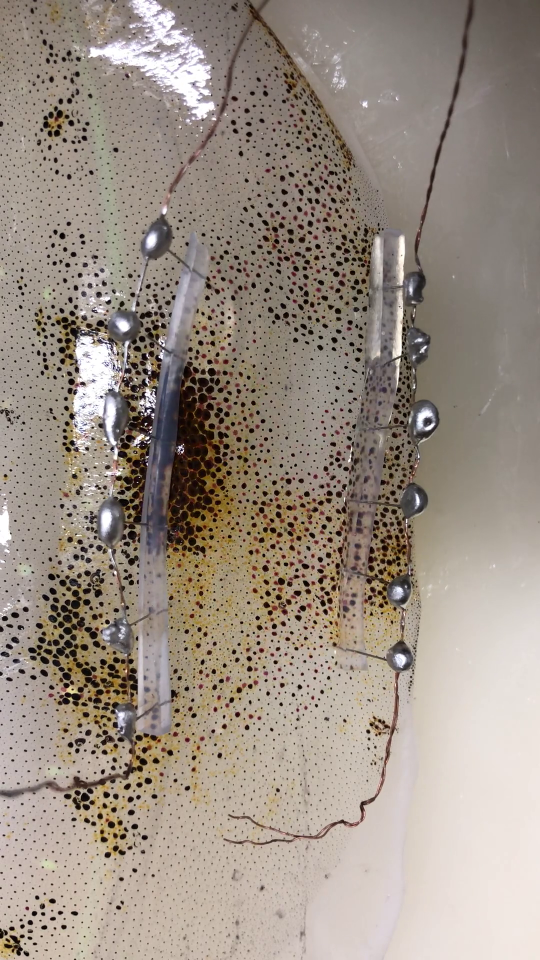
#> input picture RC/1/Try2_aiueo_volhalf/0004.png, 1080 x 1920 px (shown at 1/2 size)
$ python main.py
#> lines starting #> are read from the running program, lines starting #| are printed output that depends on the picture
### RC/1/generate_bgr.py
import cv2
import csv
import numpy as np
import glob

class ImageProcessing:

	def generate_bgr(reshaped_width, reshaped_height, Sample_picture, File):

#> called with reshaped_width = 60, reshaped_height = 80, Sample_picture = 'Try2_aiueo_volhalf/0004.png', File = 'Try2_aiueo_volhalf/*.png'
		sample = cv2.imread(Sample_picture)##連番画像のどれでもよいのでサンプル画像として指定
#> sample is the input picture: shape (1920, 1080, 3); mean B, G, R 132.8, 143.7, 155.5
		height, width, channel = sample.shape
#> height = 1920; width = 1080; channel = 3
		pixels = width * height
#> pixels = 2073600
		mesh_width = width/reshaped_width
#> mesh_width = 18
		mesh_height = height/reshaped_height
#> mesh_height = 24
		mesh_pixels = mesh_width * mesh_height
#> mesh_pixels = 432

		bgr_comp = np.zeros(int(pixels/mesh_pixels*3))
#> bgr_comp = 14400 values from 0 to 0

		files = glob.glob(File)##連番画像が保存されているフォルダを指定

		for file in files:

			img = cv2.imread(file)#読み込み

			reshaped_bgr_array = img.reshape(pixels, 3)

			split_bgr_array = np.hsplit(reshaped_bgr_array, 3)#bgrそれぞれの行列に分割
#> split_bgr_array = 3 items

			split_b_array = split_bgr_array[0]
			split_g_array = split_bgr_array[1]
			split_r_array = split_bgr_array[2]

			split_b_array_T = np.transpose(split_b_array)
			split_g_array_T = np.transpose(split_g_array)
			split_r_array_T = np.transpose(split_r_array)
			'''
			print(split_b_array_T)
			print(split_g_array_T)
			print(split_r_array_T)
			'''

			b_array = split_b_array_T.reshape([width, height])
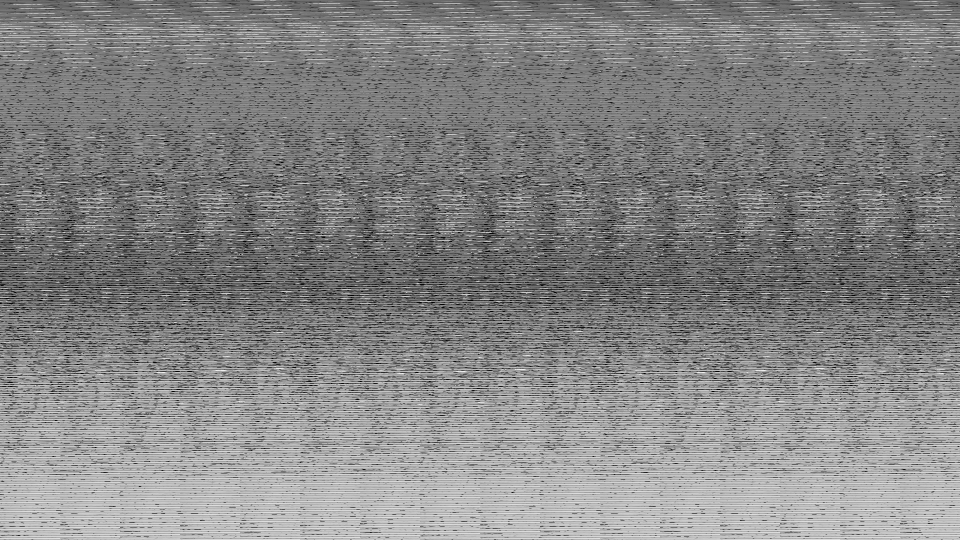
#> b_array: shape (1080, 1920) (shown at 1/2 size); min 0, max 255, mean 132.8
			g_array = split_g_array_T.reshape([width, height])
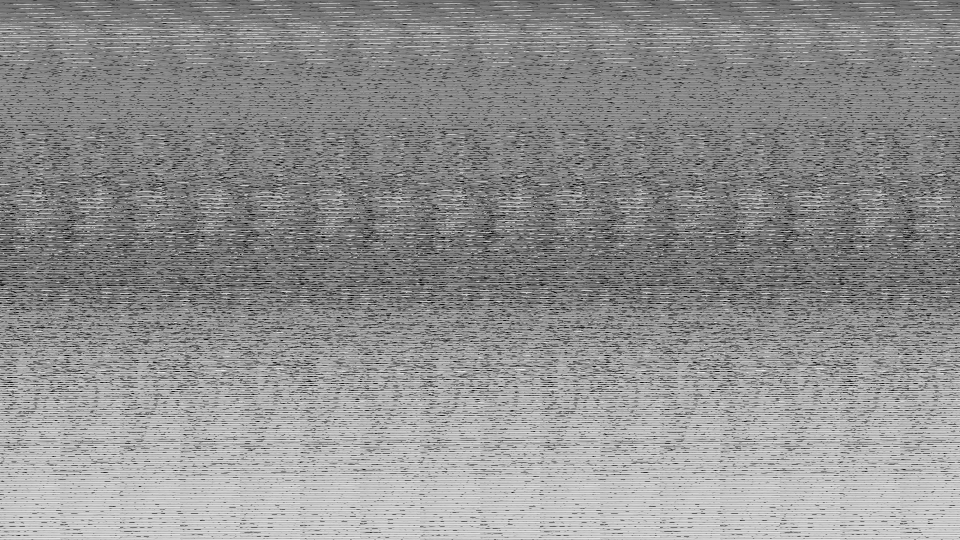
#> g_array: shape (1080, 1920) (shown at 1/2 size); min 0, max 255, mean 143.7
			r_array = split_r_array_T.reshape([width, height])
			'''
			print(reshaped_b_array)
			print(reshaped_g_array)
			print(reshaped_r_array)
			'''

			grid_b = b_array.reshape(int(pixels/mesh_pixels),int(mesh_width),int(mesh_height))
			grid_g = g_array.reshape(int(pixels/mesh_pixels),int(mesh_width),int(mesh_height))
			grid_r = r_array.reshape(int(pixels/mesh_pixels),int(mesh_width),int(mesh_height))

			i = 0
			stack = int(pixels/mesh_pixels)
#> stack = 4800
			b_mean = np.array([0])
			g_mean = np.array([0])
			r_mean = np.array([0])

			for i in range(stack):
				b_mean = np.append(b_mean, np.mean(grid_b[i]))
				g_mean = np.append(g_mean, np.mean(grid_g[i]))
				r_mean = np.append(r_mean, np.mean(grid_r[i]))
#> this loop made 4800 passes
#> (b_mean, g_mean, r_mean) on passes 1 to 3: ([0, 120.1], [0, 125.2], [0, 135.8]), ([0, 120.1, 104.8], [0, 125.2, 110.4], [0, 135.8, 119.3]), ([0, 120.1, 104.8, 94.34], [0, 125.2, 110.4, 101.9], [0, 135.8, 119.3, 112.4])
#> after the loop, b_mean = 4801 values, max 216.4 at index 4800, min 0 at index 0, mean 132.7; g_mean = 4801 values, max 220.6 at index 4770, min 0 at index 0, mean 143.6; r_mean = 4801 values, max 230.8 at index 4765, min 0 at index 0, mean 155.5

			b_mean = np.delete(b_mean,0)
#> b_mean = 4800 values, max 216.4 at index 4799, min 50.96 at index 2513, mean 132.8
			g_mean = np.delete(g_mean,0)
#> g_mean = 4800 values, max 220.6 at index 4769, min 68.46 at index 2513, mean 143.7
			r_mean = np.delete(r_mean,0) #bgrそれぞれの平均の行列が完成
#> r_mean = 4800 values, max 230.8 at index 4764, min 87.81 at index 2513, mean 155.5
			'''
			print(b_mean)
			print(g_mean)
			print(r_mean)
			'''

			'''
			mean_array = np.vstack([b_mean, g_mean, r_mean]) #それぞれの行列を1つの行列にまとめている。
			mean_array_T = np.transpose(mean_array)
			'''

			mean_array = np.concatenate([b_mean, g_mean, r_mean])
#> mean_array = 14400 values, max 230.8 at index 14364, min 50.96 at index 2513, mean 144

			bgr_comp = np.vstack([bgr_comp,mean_array])


			'''
			with open('Try2_bgr.csv','a') as f:			ここを使えばcsvへの書き込みが可能
				c = csv.writer(f, lineterminator='\n')
				c.writerow(mean_array)
			'''
#> pass 2 of the loop in generate_bgr, `for file in files:`:
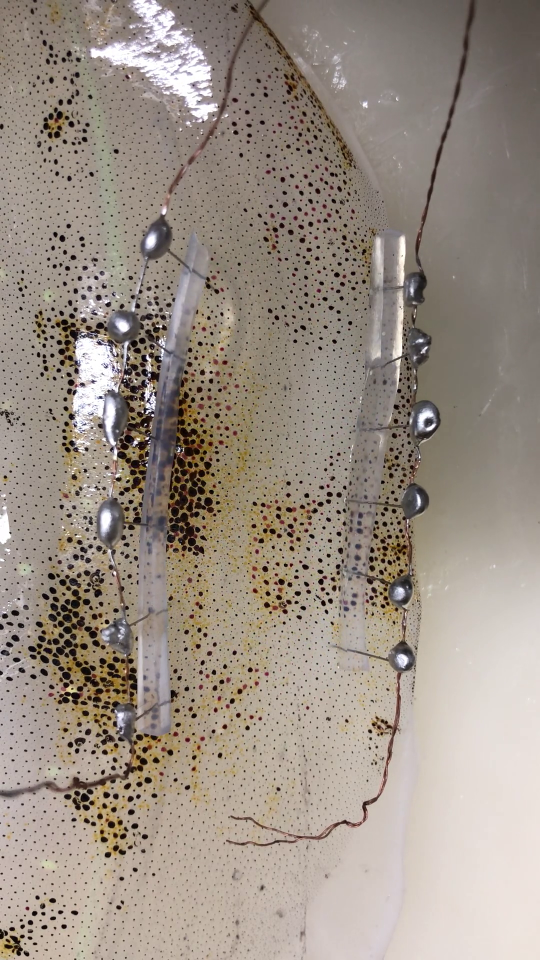
#> input picture RC/1/Try2_aiueo_volhalf/0005.png, 1080 x 1920 px (shown at 1/2 size)
#> in generate_bgr, img is the input picture: shape (1920, 1080, 3); mean B, G, R 133.5, 144.1, 155.5
#> in generate_bgr, `b_array = split_b_array_T.reshape([width, height])`:
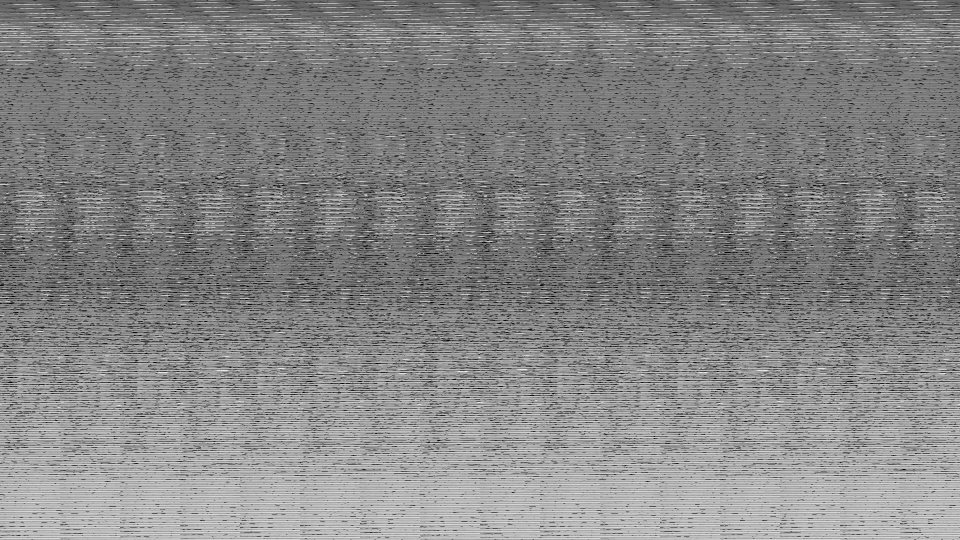
#> b_array: shape (1080, 1920) (shown at 1/2 size); min 0, max 255, mean 133.5
#> in generate_bgr, `g_array = split_g_array_T.reshape([width, height])`:
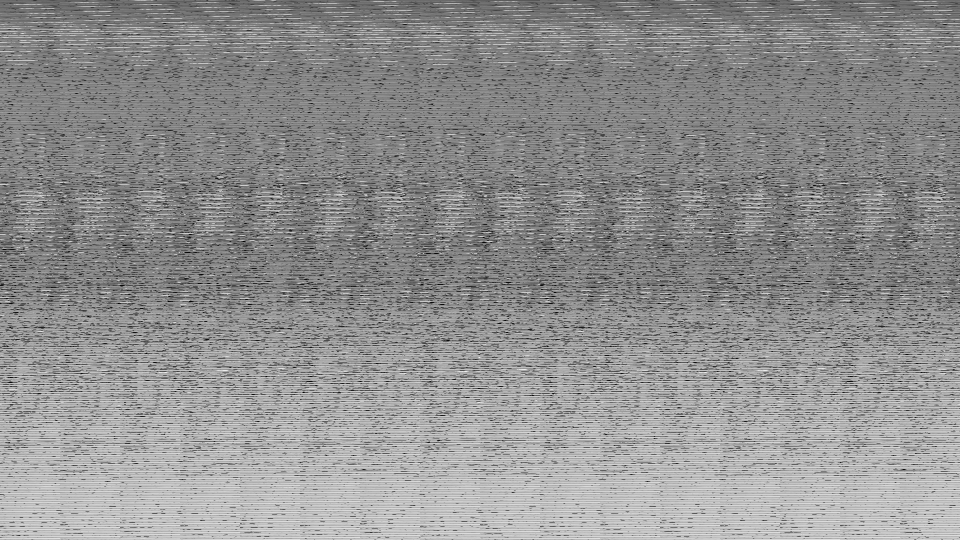
#> g_array: shape (1080, 1920) (shown at 1/2 size); min 0, max 255, mean 144.1
#> the loop in generate_bgr, `for i in range(stack):` made 4800 passes
#> (b_mean, g_mean, r_mean) on passes 1 to 3: ([0, 116], [0, 121.1], [0, 132.1]), ([0, 116, 99.2], [0, 121.1, 105.1], [0, 132.1, 113.4]), ([0, 116, 99.2, 90.07], [0, 121.1, 105.1, 97.61], [0, 132.1, 113.4, 107.5])
#> after the loop in generate_bgr, `for i in range(stack):`: b_mean = 4801 values, max 211.2 at index 4765, min 0 at index 0, mean 133.5; g_mean = 4801 values, max 215.6 at index 4800, min 0 at index 0, mean 144.1; r_mean = 4801 values, max 225.7 at index 4800, min 0 at index 0, mean 155.4
#> in generate_bgr, `b_mean = np.delete(b_mean,0)`: b_mean = 4800 values, max 211.2 at index 4764, min 70.34 at index 2543, mean 133.5
#> in generate_bgr, `g_mean = np.delete(g_mean,0)`: g_mean = 4800 values, max 215.6 at index 4799, min 89.08 at index 2543, mean 144.1
#> in generate_bgr, `r_mean = np.delete(r_mean,0)`: r_mean = 4800 values, max 225.7 at index 4799, min 101.3 at index 4, mean 155.5
#> mean_array = 14400 values, max 225.7 at index 14399, min 70.34 at index 2543, mean 144.4
#> pass 3 of the loop in generate_bgr, `for file in files:`:
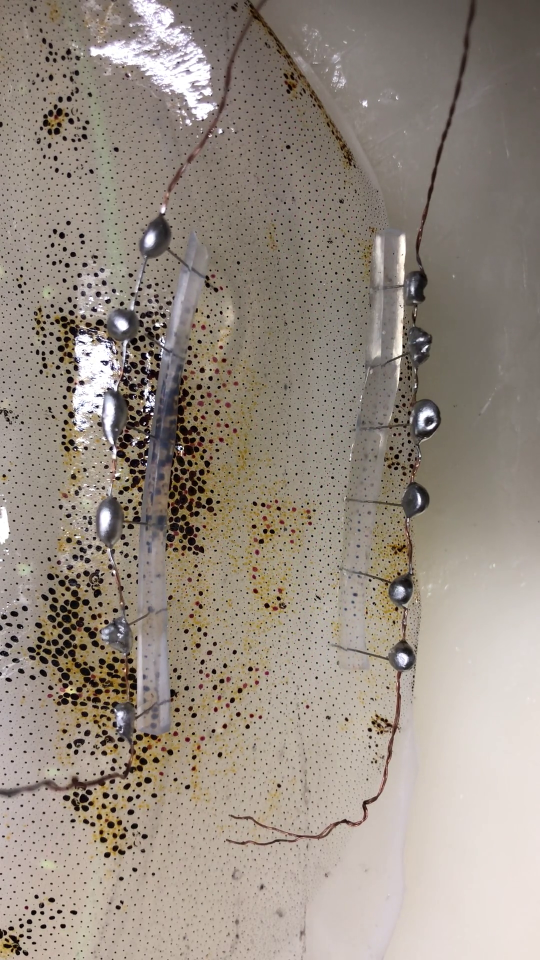
#> input picture RC/1/Try2_aiueo_volhalf/0006.png, 1080 x 1920 px (shown at 1/2 size)
#> in generate_bgr, img is the input picture: shape (1920, 1080, 3); mean B, G, R 130.2, 140.7, 151.4
#> in generate_bgr, `b_array = split_b_array_T.reshape([width, height])`:
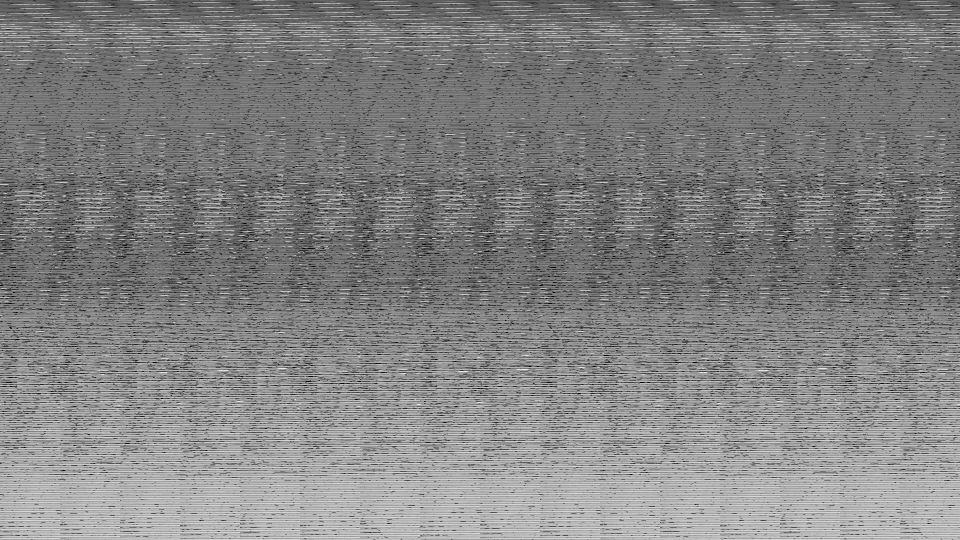
#> b_array: shape (1080, 1920) (shown at 1/2 size); min 0, max 255, mean 130.2
#> in generate_bgr, `g_array = split_g_array_T.reshape([width, height])`:
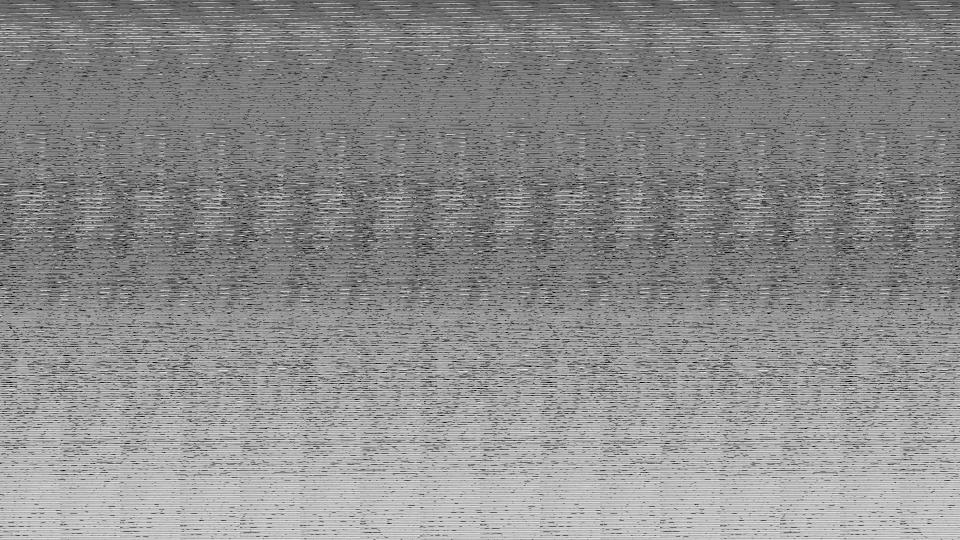
#> g_array: shape (1080, 1920) (shown at 1/2 size); min 0, max 255, mean 140.7
#> the loop in generate_bgr, `for i in range(stack):` made 4800 passes
#> (b_mean, g_mean, r_mean) on passes 1 to 3: ([0, 113.1], [0, 118], [0, 129.2]), ([0, 113.1, 91.88], [0, 118, 97.42], [0, 129.2, 105.4]), ([0, 113.1, 91.88, 85.31], [0, 118, 97.42, 93.24], [0, 129.2, 105.4, 103])
#> after the loop in generate_bgr, `for i in range(stack):`: b_mean = 4801 values, max 210.9 at index 4740, min 0 at index 0, mean 130.2; g_mean = 4801 values, max 215.3 at index 4800, min 0 at index 0, mean 140.7; r_mean = 4801 values, max 225.9 at index 4800, min 0 at index 0, mean 151.4
#> in generate_bgr, `b_mean = np.delete(b_mean,0)`: b_mean = 4800 values, max 210.9 at index 4739, min 75.13 at index 2538, mean 130.2
#> in generate_bgr, `g_mean = np.delete(g_mean,0)`: g_mean = 4800 values, max 215.3 at index 4799, min 87.92 at index 4, mean 140.7
#> in generate_bgr, `r_mean = np.delete(r_mean,0)`: r_mean = 4800 values, max 225.9 at index 4799, min 94.77 at index 4, mean 151.4
#> mean_array = 14400 values, max 225.9 at index 14399, min 75.13 at index 2538, mean 140.8

		bgr_comp = np.delete(bgr_comp,0,axis=0)

		return bgr_comp

### RC/1/reservoir_network.py
import numpy as np
import csv
from scipy import linalg

class ReservoirNetWork:

	def __init__(self, inputs, target_data, test_data, num_input_nodes, num_reservoir_nodes, num_output_nodes, leak_rate=0.2, activator=np.tanh):
		self.inputs = inputs # 学習で使う入力
		self.target_data = target_data
		self.log_reservoir_nodes = np.array([np.zeros(num_reservoir_nodes)]) # reservoir層のノードの状態を記録

		# init weights
		self.weights_input = self._generate_input_weights(num_input_nodes, num_reservoir_nodes)
		self.weights_reservoir = self._generate_reservoir_weights(num_reservoir_nodes)
		self.weights_output = np.zeros([num_reservoir_nodes, num_output_nodes])

		# それぞれの層のノードの数
		self.num_input_nodes = num_input_nodes
		self.num_reservoir_nodes = num_reservoir_nodes
		self.num_output_nodes = num_output_nodes

		self.leak_rate = leak_rate # 漏れ率
		self.activator = activator # 活性化関数

		self.test_data = test_data

    # 学習する
	def train(self,lambda0=0.1):
#> called with lambda0 = 0.1
		for input in self.inputs:
			current_state = np.array(self.log_reservoir_nodes[-1, :])
			self.log_reservoir_nodes = np.vstack([self.log_reservoir_nodes, self._get_next_reservoir_nodes(input, current_state)])
#> this loop made 24 passes
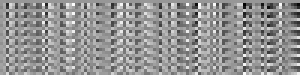
#> self.log_reservoir_nodes: shape (25, 100) float64 (shown 3 times larger); min -0.643, max 0.439, mean -0.0153; drawn with min black and max white
		self.log_reservoir_nodes = self.log_reservoir_nodes[1:, :]
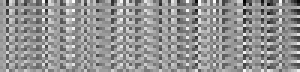
#> self.log_reservoir_nodes: shape (24, 100) float64 (shown 3 times larger); min -0.643, max 0.439, mean -0.0159; drawn with min black and max white
		self._update_weights_output(lambda0)


    # reservoir層のノードの次の状態を取得
	def _get_next_reservoir_nodes(self, input, current_state):
		#self._graph_reservoir(current_state)   #この行を有効にすると、x(t)をcsvに保存できる。
		echo = (1 - self.leak_rate) * current_state
		input_state = self.leak_rate * (input @ self.weights_input + current_state @ self.weights_reservoir)
		next_state = echo + input_state
		return self.activator(next_state)

    # 出力層の重みを更新
	def _update_weights_output(self, lambda0):
		# Ridge Regression
#> called with lambda0 = 0.1
		E_lambda0 = np.identity(self.num_reservoir_nodes) * lambda0
		inv_x = np.linalg.inv(self.log_reservoir_nodes.T @ self.log_reservoir_nodes + E_lambda0)
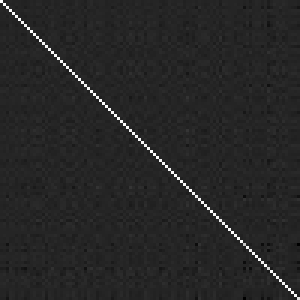
#> inv_x: shape (100, 100) float64 (shown 3 times larger); min -1.7, max 9.99, mean 0.0919; drawn with min black and max white
		# update weights of output layer
#> (the run stopped early here; a loop or call above may not have finished)
